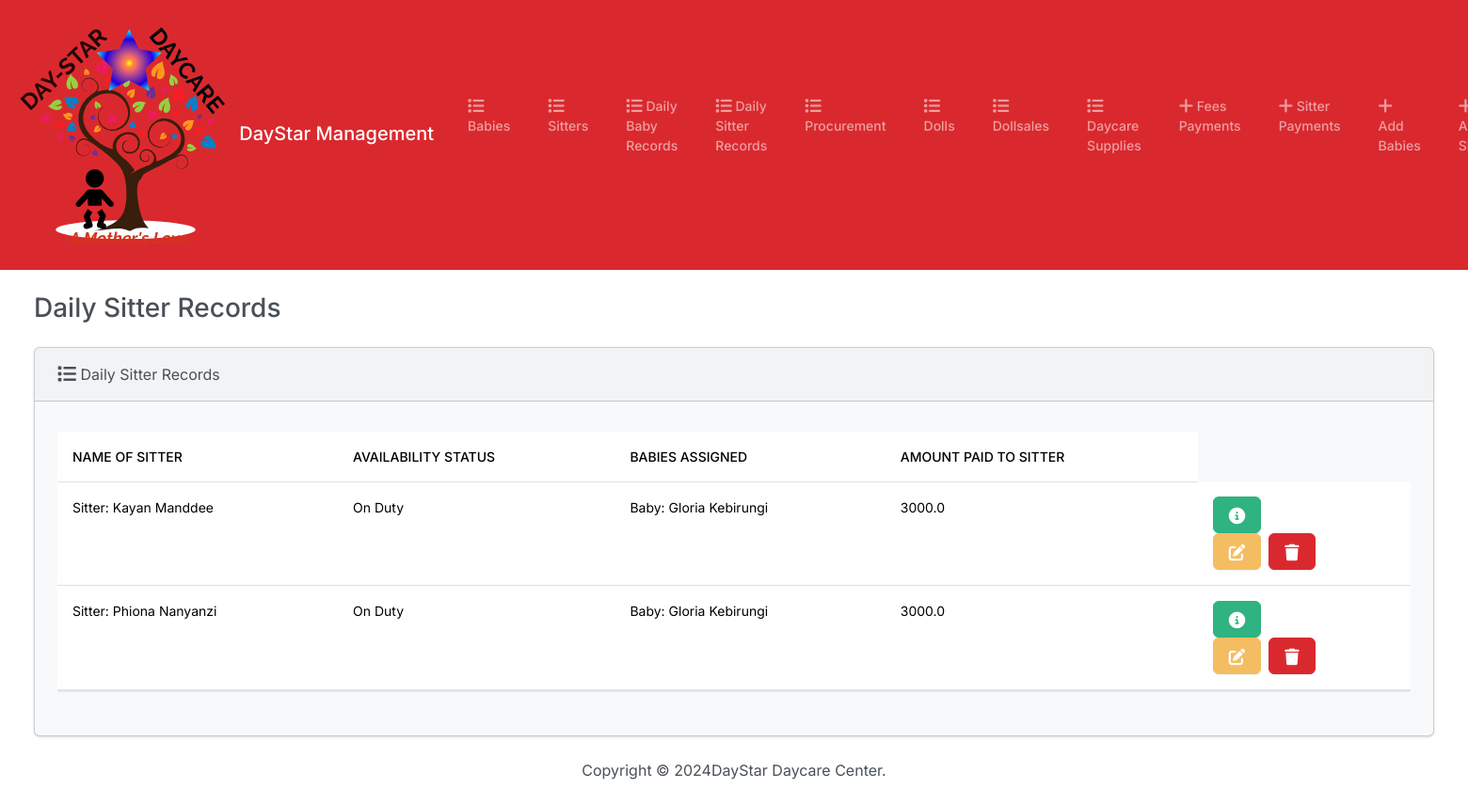
Screenshot of /in_school/ with the database file from the repository.
### daystarapp/models.py (models this page shows, shortened)
class In_school(models.Model):
    l_name = models.ForeignKey(Sitter,max_length=50, on_delete=models.CASCADE, blank=True, verbose_name="Name of Sitter")
    avail_status = models.CharField(max_length=50, choices=AVAILABILITY_STATUS, null=True, blank=True, verbose_name="Availability Status")
    babies_attd = models.ForeignKey(Baby, max_length=100, on_delete=models.CASCADE, verbose_name="Babies Assigned")
    payment = models.FloatField(verbose_name="Amount Paid to Sitter")

class Sitter(models.Model):
    f_name = models.CharField(max_length=50, null=True, blank=True, verbose_name="First Name")
    l_name = models.CharField(max_length=50, null=True, blank=True, verbose_name="Last Name")
    l_location = models.CharField(max_length=50, null=True, blank=True, verbose_name="Location")
    dob = models.DateField(null=True, blank=True, verbose_name="Date of Birth")
    nok = models.CharField(max_length=50, null=True, blank=True, verbose_name="Next of Kin", validators=[validate_two_names])
    nin = models.CharField(max_length=50, null=True, blank=True, verbose_name="National ID Number")
    rec_name = models.CharField(max_length=50, null=True, blank=True, verbose_name="Recommender's Name", validators=[validate_two_names])
    rec_contact = models.CharField(max_length=10, blank=True, verbose_name="Recommender's Contact", validators=[validate_phone_number])
    religion = models.CharField(max_length=50, choices=RELIGION_CHOICES, null=True, blank=True, verbose_name="Religious Affiliation")
    educ_level = models.CharField(max_length=50, choices=EDUCATION_CHOICES, null=True, blank=True, verbose_name="Level of Education")
    s_number = models.CharField(max_length=4, null=True, blank=True, verbose_name="Sitter Number",validators=[validate_two_digit_integer, RegexValidator(regex=r'^\d{1,2}$', message='Value must be a two-digit integer')])
    s_contact = models.CharField(max_length=10, null=True, blank=True, verbose_name="Sitter's Contact", validators=[validate_phone_number])
    def __str__(self):
        return f"Sitter: {self.f_name} {self.l_name}"

class Baby(models.Model):
    first_name = models.CharField(max_length=50, null=True, blank=True)
    last_name = models.CharField(max_length=50, null=True, blank=True)
    baby_number = models.CharField(max_length=4,null=True, blank=True, default=0, validators=[validate_two_digit_integer, RegexValidator(regex=r'^\d{1,2}$', message='Value must be a two-digit integer')])
    gender = models.CharField(max_length=10, null=True, blank=True)
    age = models.PositiveIntegerField()
    location = models.CharField(max_length=50, null=True, blank=True)
    parent_name = models.CharField(max_length=50, null=True, blank=True,validators=[validate_two_names])
    parent_contact = models.CharField(max_length=50, null=True, blank=True, validators=[validate_phone_number])
    def __str__(self):
        return f"Baby: {self.first_name} {self.last_name}"

### daystarapp/views.py (the view)
# urls.py: path("in_school/", views.in_school, name="in_school"),
def in_school(request):
    return render(request, "in_schools/in_school.html", {"in_schools": In_school.objects.all()} )

### daystarapp/templates/in_schools/in_school.html (shortened to what this page needs)
{% extends "babies/base.html" %}
{% block body %}
        <h3 class="m-4">Daily Sitter Records</h3>
        <div class="row">
            <div class="col-12">
                {% if in_schools %}
                <div class="card bg-light ms-4 me-4 mb-4">
                    <div class="card-header"><i class="fa-solid fa-list fa-lg"></i> Daily Sitter Records </div>
                    <div class="card-body">
                      <p class="card-text">
                        <div class="table-responsive">
                            <table class="table table-hover">
                                <thead>
                                  <tr>
                                    <th scope="col">Name of Sitter</th>
                                    <th scope="col">Availability Status</th>
                                    <th scope="col">Babies Assigned</th>
                                    <th scope="col">Amount Paid to Sitter</th>
                                  </tr>
                                </thead>
                                <tbody>
                                 {% for in_school in in_schools %}
                                 <tr>
                                    <td>{{ in_school.l_name }}</td>
                                    <td>{{ in_school.avail_status }}</td>
                                    <td>{{ in_school.babies_attd }}</td>
                                    <td>{{ in_school.payment }}</td>
                                    <td>
                                      <button type="button" class="btn btn-success me-1" href="{% url 'view_in_school' in_school.id %}" data-bs-toggle="modal" data-bs-target="#myModal{{in_school.id}}"></button><br>
                                      <a class="btn btn-warning me-1" href="{% url 'edittt' in_school.id %}">
                                      </a>
                                      <button type="button" class="btn btn-danger" data-bs-toggle="modal" data-bs-target="#deleteee{{in_school.id}}">
                                      </button>
                                    </td>
                                  </tr>
                                 {% endfor %}
                              </tbody>
                              </table>
                        </div>
                      </p>
                    </div>
                {% else %}
                <h5 class="alert alert-primary ms-4 me-4">No Daily Records</h5>
                {% endif %}
            </div>
        </div>
{% endblock %}

### rows the page displays
In_school: l_name "Sitter: Kayan Manddee", avail_status "On Duty", babies_attd "Baby: Gloria Kebirungi", payment "3000.0"
In_school: l_name "Sitter: Phiona Nanyanzi", avail_status "On Duty", babies_attd "Baby: Gloria Kebirungi", payment "3000.0"
